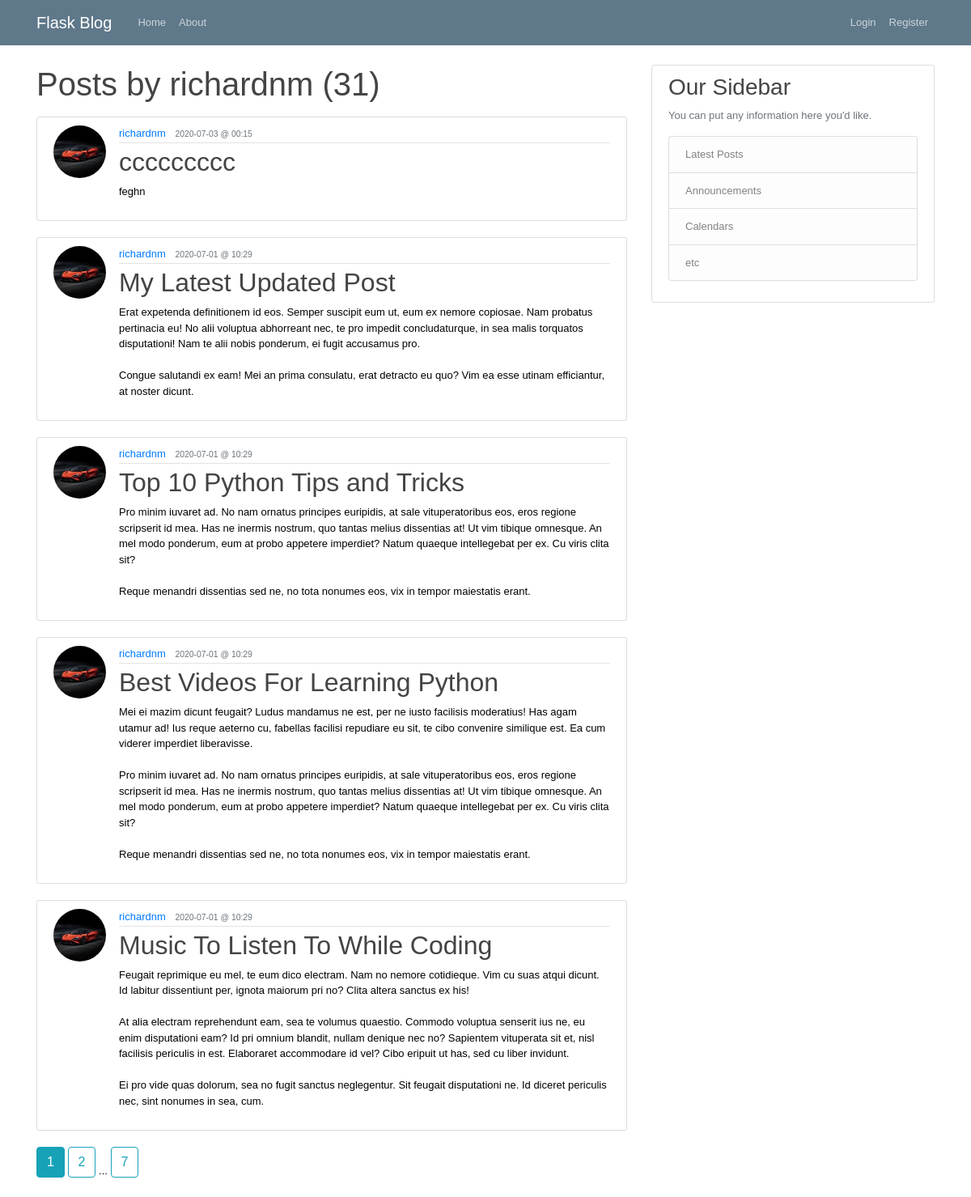
/user/richardnm, run on the app's committed database.
### flaskblog/models.py (models this page shows, shortened)
class User(db.Model, UserMixin):
    id = db.Column(db.Integer, primary_key=True)
    username = db.Column(db.String(20), unique=True, nullable=False)
    email = db.Column(db.String(120), unique=True, nullable=False)
    image_file = db.Column(db.String(20), nullable=False,
                           default='default.jpeg')
    password = db.Column(db.String(60), nullable=False)
    posts = db.relationship('Post', backref='author', lazy=True)
    deleted_posts = db.relationship('DeletedPost', backref='author', lazy=True)

class Post(db.Model):
    id = db.Column(db.Integer, primary_key=True)
    title = db.Column(db.String(100), nullable=False)
    date_posted = db.Column(db.DateTime, nullable=False,
                            default=datetime.utcnow)
    date_edited = db.Column(db.DateTime, nullable=False,
                            default=datetime.utcnow)
    content = db.Column(db.Text, nullable=False)
    user_id = db.Column(db.Integer, db.ForeignKey('user.id'),
                        nullable=False)
    post_history = db.relationship('PostHistory', backref='post',
                                   lazy=True)

### flaskblog/users/routes.py (the view)
@users.route('/user/<string:username>')
def user_posts(username):
    page = request.args.get('page', 1, type=int)
    user = User.query.filter_by(username=username).first_or_404()
    posts = Post.query.filter_by(author=user)\
        .order_by(Post.date_edited.desc())\
        .paginate(page=page, per_page=5)
    tz = timezone.utc
    return render_template('user_posts.html', posts=posts, user=user, tz=tz)

### flaskblog/templates/user_posts.html
{% extends 'layout.html' %}
{% block content %}
    <h1 class="mb-3">Posts by {{ user.username }} ({{ posts.total }})</h1>
    {% for post in posts.items %}
        <article class="media content-section">
            <img class="rounded-circle article-img" src=" {{ url_for('static', filename='profile_pics/' + post.author.image_file) }} " alt="">
            <div class="media-body">
            <div class="article-metadata">
                <a class="mr-2" href="{{ url_for('users.user_posts', username=post.author.username) }}">{{ post.author.username }}</a>
                {% if post.date_posted != post.date_edited %}
                    <small class="text-muted">{{ post.date_posted.replace(tzinfo=tz).astimezone(tz=None).strftime('%Y-%m-%d @ %H:%M') }} </small> <br>
                    <small class="text-muted">Edited {{ post.date_edited.replace(tzinfo=tz).astimezone(tz=None).strftime('%Y-%m-%d @ %H:%M') }} </small>
                {% else %}
                    <small class="text-muted">{{ post.date_posted.replace(tzinfo=tz).astimezone(tz=None).strftime('%Y-%m-%d @ %H:%M') }} </small>
                {% endif %}
            </div>
            <h2><a class="article-title" href="{{ url_for('posts.post', post_id=post.id) }}">{{ post.title }}</a></h2>
            <p class="article-content">{{ post.content }}</p>
            </div>
        </article>
    {% endfor %}
    {% for page_num in posts.iter_pages(left_edge=1, right_edge=1, left_current=1, right_current=2) %}
        {% if page_num %}
            {% if posts.page == page_num %}
                <a class="btn btn-info mb-4" href="{{ url_for('users.user_posts', username=user.username, page=page_num) }}">{{ page_num }}</a>
            {% else %}
                <a class="btn btn-outline-info mb-4" href="{{ url_for('users.user_posts', username=user.username, page=page_num) }}">{{ page_num }}</a>
            {% endif %}
        {% else %}
            ...
        {% endif %}
    {% endfor %}
{% endblock content %}

### flaskblog/templates/layout.html (shortened to what this page needs)
<!DOCTYPE html>
<html lang="en">
<head>
    <link rel="stylesheet" href="https://maxcdn.bootstrapcdn.com/bootstrap/4.0.0/css/bootstrap.min.css">
    <link rel="stylesheet" type="text/css" href="{{ url_for('static', filename='main.css') }}">
    <link rel="stylesheet" href="{{ url_for('static', filename='style2.css') }}">
</head>
<body>
    <header class="site-header">
        <nav class="navbar navbar-expand-md navbar-dark bg-steel fixed-top">
          <div class="container">
            <a class="navbar-brand mr-4" href="/">Flask Blog</a>
            <div class="collapse navbar-collapse" id="navbarToggle">
              <div class="navbar-nav mr-auto">
                <a class="nav-item nav-link" href="{{ url_for('main.home') }}">Home</a>
                <a class="nav-item nav-link" href="{{ url_for('main.about') }}">About</a>
              </div>
              <div class="navbar-nav">
                <div class="navbar-nav">
                  {% if current_user.is_authenticated %}
                  <a class="nav-item nav-link" href="{{ url_for('posts.new_post')}}">New Post</a>
                  <a class="nav-item nav-link" href="{{ url_for('users.account')}}">{{ current_user.username }} </a>
                  <a class="nav-item nav-link" href="{{ url_for('users.logout')}}">Logout</a>
                  <div class="center-vertical">
                      <a class="nav-item nav-icon" href="/settings"> <i class="material-icons small-icon">settings</i> </a>
                  </div>
                </div>
                  {% else %}
                    <a class="nav-item nav-link" href="{{ url_for('users.login')}}">Login</a>
                    <a class="nav-item nav-link" href="{{ url_for('users.register')}}">Register</a>
                  {% endif %}
                </div>
              </div>
            </div>
          </div>
        </nav>
    </header>
    <main role="main" class="container">
        <div class="row">
            <div class="col-md-8">
                {% block content %}
                {% endblock %}
            </div>
                <div class="col-md-4">
                <div class="content-section">
                    <h3>Our Sidebar</h3>
                    <p class='text-muted'>You can put any information here you'd like.
                    <ul class="list-group">
                        <li class="list-group-item list-group-item-light">Latest Posts</li>
                        <li class="list-group-item list-group-item-light">Announcements</li>
                        <li class="list-group-item list-group-item-light">Calendars</li>
                        <li class="list-group-item list-group-item-light">etc</li>
                    </ul>
                    </p>
                </div>
            </div>
        </div>
    </main>
</body>
</html>

### flaskblog/static/main.css (style rules this page uses)
body { background: #fafafa; color: #333333; margin-top: 5rem; }
h1, h2, h3, h4, h5, h6 { color: #444444; }
.bg-steel { background-color: #5f788a; }
.site-header .navbar-nav .nav-link { color: #cbd5db; }
.content-section { background: #ffffff; padding: 10px 20px; border: 1px solid #dddddd; border-radius: 3px; margin-bottom: 20px; }
.article-title { color: #444444; }
.article-content { white-space: pre-line; }
.article-img { height: 65px; width: 65px; margin-right: 16px; }
.article-metadata { padding-bottom: 1px; margin-bottom: 4px; border-bottom: 1px solid #e3e3e3 }

### flaskblog/static/style2.css (style rules this page uses)
* { margin:0px; }
body { background-color: #FFFFFF; font-family: Verdana,Arial,Helvetica,sans-serif; font-size: small; color: #000000; }

### data on the page
User: username "richardnm"
Post: image_file (picture), author.username "richardnm", date_posted.replace "2020-07-03 @ 00:15", title "ccccccccc", content "feghn"
Post: image_file (picture), author.username "richardnm", date_posted.replace "2020-07-01 @ 10:29", title "My Latest Updated Post", content "Erat expetenda definitionem id eos. Semper suscipit eum ut, eum ex nemore copiosae. Nam probatus pertinacia eu! No alii voluptua abhorreant nec, te pro impedit concludaturque, in sea malis torquatos disputationi! Nam te alii nobis ponderum, ei fugit accusamus pro. Congue salutandi ex eam! Mei an prima consulatu, erat detracto eu quo? Vim ea esse utinam efficiantur, at noster dicunt."
Post: image_file (picture), author.username "richardnm", date_posted.replace "2020-07-01 @ 10:29", title "Top 10 Python Tips and Tricks", content "Pro minim iuvaret ad. No nam ornatus principes euripidis, at sale vituperatoribus eos, eros regione scripserit id mea. Has ne inermis nostrum, quo tantas melius dissentias at! Ut vim tibique omnesque. An mel modo ponderum, eum at probo appetere imperdiet? Natum quaeque intellegebat per ex. Cu viris clita sit? Reque menandri dissentias sed ne, no tota nonumes eos, vix in tempor maiestatis erant."
Post: image_file (picture), author.username "richardnm", date_posted.replace "2020-07-01 @ 10:29", title "Best Videos For Learning Python", content "Mei ei mazim dicunt feugait? Ludus mandamus ne est, per ne iusto facilisis moderatius! Has agam utamur ad! Ius reque aeterno cu, fabellas facilisi repudiare eu sit, te cibo convenire similique est. Ea cum viderer imperdiet liberavisse. Pro minim iuvaret ad. No nam ornatus principes euripidis, at sale vituperatoribus eos, eros regione scripserit id mea. Has ne inermis nostrum, quo tantas melius dissentias at! Ut vim tibique omnesque. An mel modo ponderum, eum at probo appetere imperdiet? Natum quaeque intellegebat per ex. Cu viris clita sit? Reque menandri dissentias sed ne, no tota nonumes eos, vix in tempor maiestatis erant."
Post: image_file (picture), author.username "richardnm", date_posted.replace "2020-07-01 @ 10:29", title "Music To Listen To While Coding", content "Feugait reprimique eu mel, te eum dico electram. Nam no nemore cotidieque. Vim cu suas atqui dicunt. Id labitur dissentiunt per, ignota maiorum pri no? Clita altera sanctus ex his! At alia electram reprehendunt eam, sea te volumus quaestio. Commodo voluptua senserit ius ne, eu enim disputationi eam? Id pri omnium blandit, nullam denique nec no? Sapientem vituperata sit et, nisl facilisis periculis in est. Elaboraret accommodare id vel? Cibo eripuit ut has, sed cu liber invidunt. Ei pro vide quas dolorum, sea no fugit sanctus neglegentur. Sit feugait disputationi ne. Id diceret periculis nec, sint nonumes in sea, cum."

### other printed values
{{ posts.total }} "31"
{{ page_num }} "1"
{{ page_num }} "2" "7"
